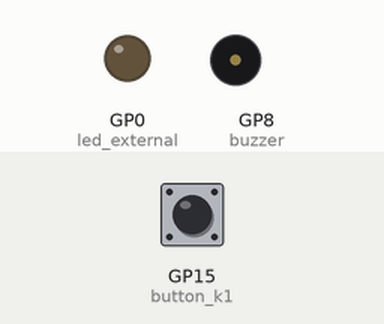
The program below on a simulated Raspberry Pi Pico running MicroPython. Parts: output pins drawn as LEDs (lit = HIGH), buzzer (waves = sounding, pin HIGH). The inputs (shaded band) are chosen by the test bench; at power-on: GP15 (button_k1) HIGH.

Above: at 1.2 s.
1.3 s: GP15 (button_k1) pulled LOW for 0.15 s
At 2.7 s:
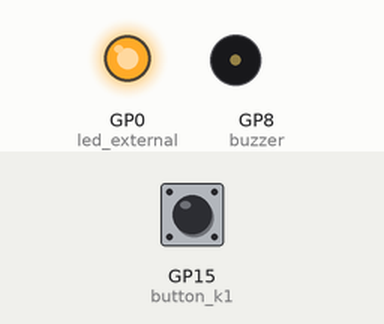
4.4 s: GP15 (button_k1) pulled LOW for 1 s
At 7.6 s:
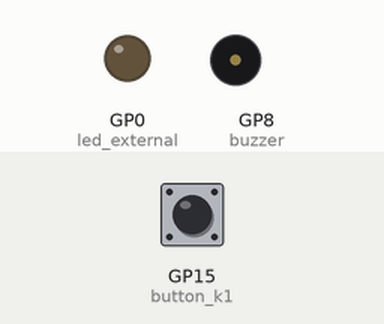
7.9 s: GP15 (button_k1) pulled LOW for 3.2 s
At 8.9 s:
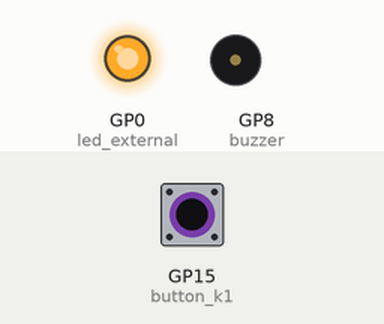
Timing chart, 0 to 13.4 s (numbered marks = the images above; inputs shaded):
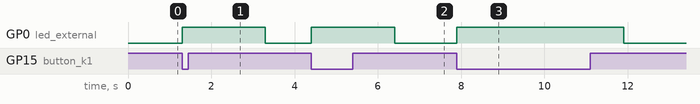

The program:

button.py
```python
import machine
import utime

led_external = machine.Pin(0, machine.Pin.OUT)
buzzer = machine.Pin(8, machine.Pin.OUT)
button_k1 = machine.Pin(15,machine.Pin.IN)


# print("Hello")

while True:
    if button_k1.value() == 0:
        led_external.value(1)
        # buzzer.value(1)
        utime.sleep(2)
    else:
        led_external.value(0)
        # buzzer.value(0)
```

Measured:
- after the input at 1.3 s, GP0 (led_external): LOW → HIGH at once, → LOW 2.0 s later
- after the input at 4.4 s, GP0 (led_external): LOW → HIGH at once, → LOW 2.0 s later
- after the input at 7.9 s, GP0 (led_external): LOW → HIGH at once, → LOW 4.0 s later
